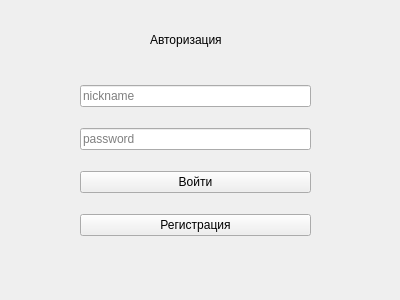
<?xml version="1.0" encoding="UTF-8"?>
<ui version="4.0">
 <class>AuthWindow</class>
 <widget class="QWidget" name="AuthWindow">
  <property name="geometry">
   <rect>
    <x>0</x>
    <y>0</y>
    <width>400</width>
    <height>300</height>
   </rect>
  </property>
  <property name="windowTitle">
   <string>Form</string>
  </property>
  <widget class="QLabel" name="label">
   <property name="geometry">
    <rect>
     <x>150</x>
     <y>30</y>
     <width>101</width>
     <height>20</height>
    </rect>
   </property>
   <property name="text">
    <string>Авторизация</string>
   </property>
  </widget>
  <widget class="QWidget" name="verticalLayoutWidget">
   <property name="geometry">
    <rect>
     <x>80</x>
     <y>70</y>
     <width>231</width>
     <height>181</height>
    </rect>
   </property>
   <layout class="QVBoxLayout" name="verticalLayout">
    <item>
     <widget class="QLineEdit" name="nicknameEdit">
      <property name="text">
       <string/>
      </property>
      <property name="placeholderText">
       <string>nickname</string>
      </property>
     </widget>
    </item>
    <item>
     <widget class="QLineEdit" name="passwordEdit">
      <property name="text">
       <string/>
      </property>
      <property name="echoMode">
       <enum>QLineEdit::EchoMode::Password</enum>
      </property>
      <property name="readOnly">
       <bool>false</bool>
      </property>
      <property name="placeholderText">
       <string>password</string>
      </property>
     </widget>
    </item>
    <item>
     <widget class="QPushButton" name="loginButton">
      <property name="text">
       <string>Войти</string>
      </property>
     </widget>
    </item>
    <item>
     <widget class="QPushButton" name="registerButton">
      <property name="text">
       <string>Регистрация</string>
      </property>
     </widget>
    </item>
   </layout>
  </widget>
 </widget>
 <resources/>
 <connections/>
</ui>
